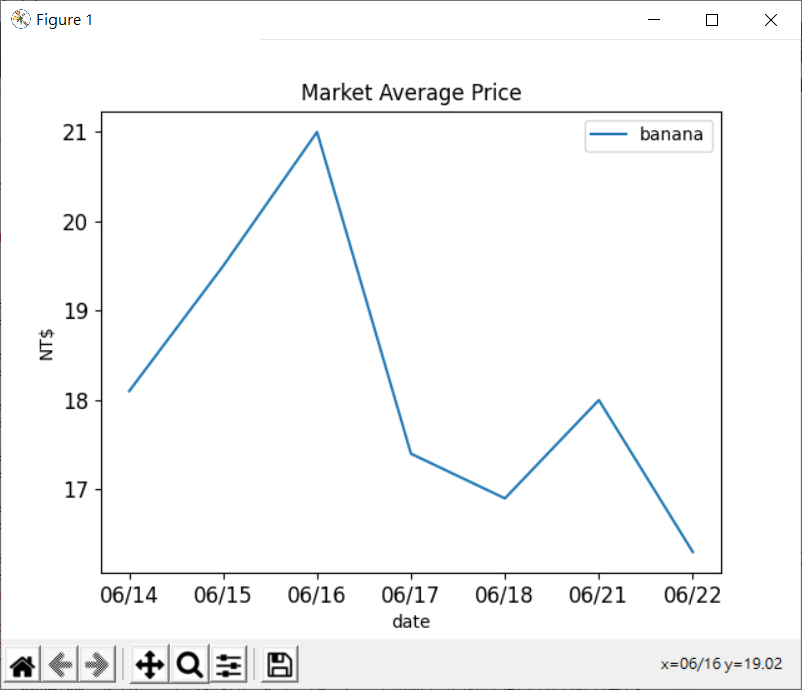

Reproduce this figure in Python.
import csv
import matplotlib.pyplot as plt
import numpy as np

fn = 'input.csv'
with open(fn) as csvFile:
    csvReader = csv.reader(csvFile)
    listReport = list(csvReader)

banana = [18.1, 19.5, 21, 17.4, 16.9, 18, 16.3]

seq = [listReport[0][0], listReport[1][0], listReport[2][0], listReport[3][0],
       listReport[4][0], listReport[5][0], listReport[6][0]]

plt.plot(seq, banana, label = 'banana')
plt.legend(loc='upper right')
plt.title("Market Average Price")
plt.xlabel("date")
plt.ylabel("NT$")
plt.tick_params(axis='both',labelsize=12)
plt.show()
